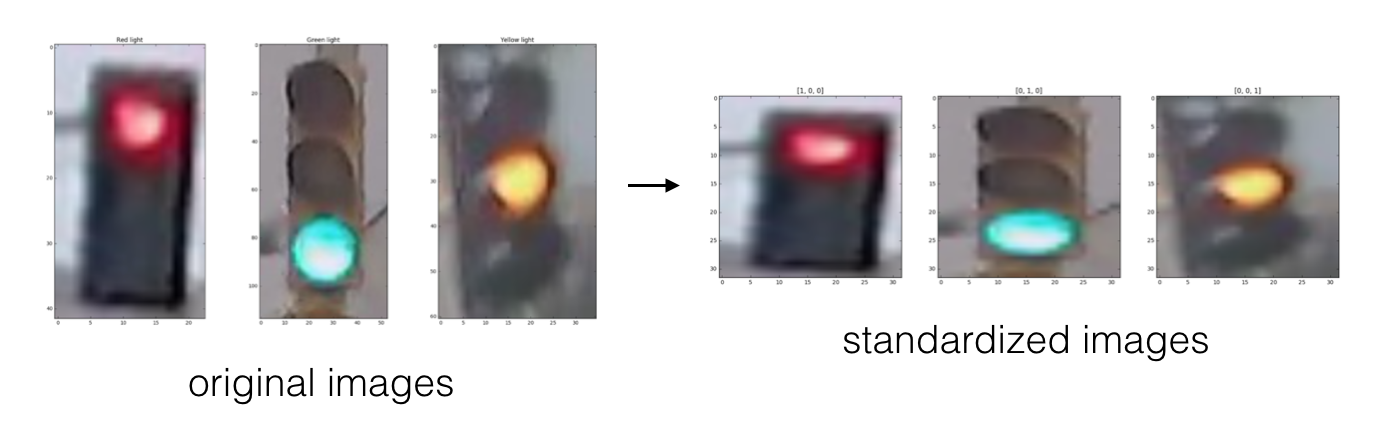
#> input picture Traffic_Light_Classifier/images/processing_steps.png, 1396 x 446 px, given as the content of the folder traffic_light_images/training/red, which was not available
$ jupyter execute --allow-errors Traffic_Light_Classifier.ipynb   (shell and % lines are left out)   (text cells are left out)
#> lines starting #> are read from the running program, lines starting #| are printed output that depends on the picture; long printed decimals are rounded; pictures that were not available may be replaced by others from this repository, and a replacement may not be noted
### Traffic_Light_Classifier/helpers.py
# Helper functions

import os
import glob # library for loading images from a directory
import matplotlib.image as mpimg


# This function loads in images and their labels and places them in a list
# The list contains all images and their associated labels
# For example, after data is loaded, im_list[0][:] will be the first image-label pair in the list
def load_dataset(image_dir):

    # Populate this empty image list
#> called with image_dir = 'traffic_light_images/training/'
    im_list = []
    image_types = ["red", "yellow", "green"]

    # Iterate through each color folder
    for im_type in image_types:

        # Iterate through each image file in each image_type folder
        # glob reads in any image with the extension "image_dir/im_type/*"
        for file in glob.glob(os.path.join(image_dir, im_type, "*")):

            # Read in the image
            im = mpimg.imread(file)
#> im is the input picture: shape (446, 1396, 4) float32; mean R, G, B, A 0.799, 0.79, 0.794, 1

            # Check if the image exists/if it's been correctly read-in
            if not im is None:
                # Append the image, and it's type (red, green, yellow) to the image list
                im_list.append((im, im_type))

    return im_list

### Traffic_Light_Classifier/test_functions.py
# All test code
import unittest
from IPython.display import Markdown, display


# Helper functions for printing markdown text (text in color/bold/etc)
def printmd(string):
    display(Markdown(string))

# Print a test failed message, given an error
def print_fail():
    printmd('**<span style="color: red;">TEST FAILED</span>**')

# Print a test passed message
def print_pass():
    printmd('**<span style="color: green;">TEST PASSED</span>**')


# A class holding all tests
class Tests(unittest.TestCase):


    # Tests the `one_hot_encode` function, which is passed in as an argument
    def test_one_hot(self, one_hot_function):

        # Test that the generated one-hot labels match the expected one-hot label
        # For all three cases (red, yellow, green)
        try:
            self.assertEqual([1,0,0], one_hot_function('red'))
            self.assertEqual([0,1,0], one_hot_function('yellow'))
            self.assertEqual([0,0,1], one_hot_function('green'))

        # If the function does *not* pass all 3 tests above, it enters this exception
        except self.failureException as e:
            # Print out an error message
            print_fail()
            print("Your function did not return the expected one-hot label.")
            print('\n'+str(e))
            return

        # Print out a "test passed" message
        print_pass()


    # Tests if any misclassified images are red but mistakenly classified as green
    def test_red_as_green(self, misclassified_images):
        # Loop through each misclassified image and the labels
        for im, predicted_label, true_label in misclassified_images:

            # Check if the image is one of a red light
            if(true_label == [1,0,0]):

                try:
                    # Check that it is NOT labeled as a green light
                    self.assertNotEqual(predicted_label, [0, 0, 1])
                except self.failureException as e:
                    # Print out an error message
                    print_fail()
                    print("Warning: A red light is classified as green.")
                    print('\n'+str(e))
                    return

        # No red lights are classified as green; test passed
        print_pass()

### Traffic_Light_Classifier/Traffic_Light_Classifier.ipynb
[cell 1]
import cv2 # computer vision library
import helpers # helper functions

import random
import numpy as np
import matplotlib.pyplot as plt
import matplotlib.image as mpimg # for loading in images

[cell 2]
# Image data directories
IMAGE_DIR_TRAINING = "traffic_light_images/training/"
IMAGE_DIR_TEST = "traffic_light_images/test/"

[cell 3]
# Using the load_dataset function in helpers.py
# Load training data
IMAGE_LIST = helpers.load_dataset(IMAGE_DIR_TRAINING)
#> IMAGE_LIST = 3 items
len(IMAGE_LIST)
#> Out = 3

[cell 4]
def display_image(index):
    image = IMAGE_LIST[index]
    grid,label = image
    print("Image shape: {}; Color: {}".format(grid.shape, label))
    plt.imshow(grid)

#> (a cell that did not finish here is left out)

#> (a cell that did not finish here is left out)


#> (a cell that did not finish here is left out)


[cell 8]
'''These set of functions help with observing all the images'''

#Displays all images with rgb format as default
# [40 lines left out: functions display_images, display_rgb, display_hsv, not called in this run]


# if the label is an array, convert it to a string

traffic_light_one_hot_encoder = {
    "red"   :[1,0,0],
    "yellow":[0,1,0],
    "green" :[0,0,1]
}

[cell 9]
#display_images(IMAGE_LIST) #Here, the original images are being displayed. Each image has a title containing the color label and the image size
''' Observations of the original traffic light images

1. Traffic lights have red, yellow, and green positioned at top, middle, and bottom respectively
2. Traffic light pics are different sizes, thus all of them need to be resized to the same height and width
3. May have to filter/crop out portions of the area surrounding the traffic light as that is extra noise for the image data

'''

[cell 10]
# This function should take in an RGB image and return a new, standardized version
def standardize_input(image):
    standard_im = np.copy(image)
    standard_im = cv2.resize(standard_im, (32,32)) #resize image first
    standard_im = standard_im[3:30, 5:25] #crop image to remove as many background pixels as those are just noise
    return cv2.resize(standard_im, (32,32)) # resize image again

[cell 11]
## Given a label - "red", "green", or "yellow" - return a one-hot encoded label

# Examples:
# one_hot_encode("red") should return: [1, 0, 0]
# one_hot_encode("yellow") should return: [0, 1, 0]
# one_hot_encode("green") should return: [0, 0, 1]

def one_hot_encode(label):
    return traffic_light_one_hot_encoder[label]

[cell 12]
# Importing the tests
import test_functions
tests = test_functions.Tests()

# Test for one_hot_encode function
tests.test_one_hot(one_hot_encode)

[cell 13]
def standardize(image_list):

    # Empty image data array
    standard_list = []

    # Iterate through all the image-label pairs
    for image in image_list:
        grid, label = image

        # Standardize the image
        standardized_im = standardize_input(grid)

        # One-hot encode the label
        one_hot_label = one_hot_encode(label)

        # Append the image, and it's one hot encoded label to the full, processed list of image data
        standard_list.append((standardized_im, one_hot_label))
#> this loop made 3 passes
#> (label, one_hot_label) on passes 1 to 3: ('red', [1, 0, 0]), ('yellow', [0, 1, 0]), ('green', [0, 0, 1])
#> pass 1, in standardize_input, `standard_im = cv2.resize(standard_im, (32,32))`:
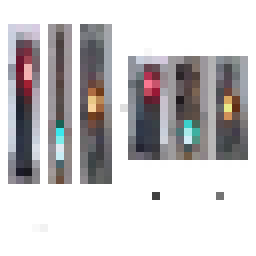
#> standard_im: shape (32, 32, 4) float32 (shown 8 times larger); mean R, G, B, A 0.792, 0.782, 0.787, 1
#> pass 1, in standardize_input, `standard_im = standard_im[3:30, 5:25]`:
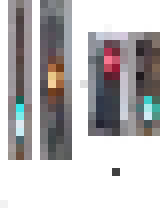
#> standard_im: shape (27, 20, 4) float32 (shown 8 times larger); mean R, G, B, A 0.747, 0.737, 0.742, 1
#> pass 1, in standardize, `standardized_im = standardize_input(grid)`:
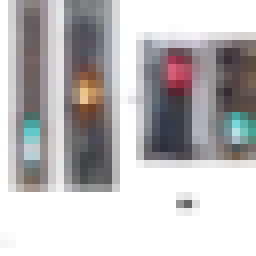
#> standardized_im: shape (32, 32, 4) float32 (shown 8 times larger); mean R, G, B, A 0.746, 0.736, 0.741, 1
#> after the loop, standard_list = 3 items

    return standard_list

# Standardize all training images
STANDARDIZED_LIST = standardize(IMAGE_LIST)
#> STANDARDIZED_LIST = 3 items

#> (a cell that did not finish here is left out)

[cell 15]
# Convert and image to HSV colorspace
# Visualize the individual color channels

def study_image(image_num):
    test_im, test_label = STANDARDIZED_LIST[image_num]
    #test_label = STANDARDIZED_LIST[image_num][1]

    # Convert to HSV
    hsv = cv2.cvtColor(test_im, cv2.COLOR_RGB2HSV)

    # Print image label
    print('Label [red, yellow, green]: ' + str(test_label))

    # HSV channels
    h = hsv[:,:,0]
    s = hsv[:,:,1]
    v = hsv[:,:,2]

    # Plot the original image and the three channels
    f, (ax1, ax2, ax3, ax4) = plt.subplots(1, 4, figsize=(20,10))
    ax1.set_title('Standardized image')
    ax1.imshow(test_im)
    ax2.set_title('H channel')
    ax2.imshow(h, cmap='gray')
    ax3.set_title('S channel')
    ax3.imshow(s, cmap='gray')
    ax4.set_title('V channel')
    ax4.imshow(v, cmap='gray')
    for row in v:
        print(row)
#> (the rest of this cell did not finish here and is left out)

[cell 16]
#display_images(STANDARDIZED_LIST, 'hsv') #display all images in RGB as well as in HSV format

[cell 17]
## Create a brightness feature that takes in an RGB image and outputs a feature vector and/or value
## This feature should use HSV colorspace values
from queue import PriorityQueue
ranges_HSV = {
    0: (0,179),
    1: (0,255),
    2: (0,255)
}

channel = {
    'h':0,
    's':1,
    'v':2
}

# [9 lines left out: function create_feature, not called in this run]

def get_brightness(rgb, ch):
    hsv = cv2.cvtColor(rgb, cv2.COLOR_RGB2HSV)
    G = np.copy(hsv[:,:,channel[ch]])
    '''
    plt.imshow(G, cmap='gray')
    plt.title("Color: {}; Channel: {}".format(label,ch))

    for row in G:
        print(row)

    print("\n\nNormalized image data of channel {}\n".format(ch)) '''
    norm_G = normalize(G,channel[ch])
    brightness_data = brightness(norm_G)
    brightness_values = sorted(list(brightness_data.values()))
    brightness_data_sum = np.sum(brightness_values)
    diffs = np.diff(brightness_values)
    guess = classify(brightness_data)
    confidence = 100 * brightness_data[guess]/brightness_data_sum
    if diffs[1]/diffs[0] > 1 and confidence >= 35:
        brightness_data['sum'] = brightness_data_sum
        brightness_data['guess'] = (guess,np.round(confidence,2))
        return brightness_data
    '''
    for row in norm_G:
        print(row)
    print('\n')'''
    avg = np.mean(norm_G)
    stddev = np.std(norm_G)
    m = np.min(norm_G)
    M = np.max(norm_G)
    #print(avg, stddev, m, M)

    #print('\n\n')
    norm_con_fil_G = contrast_filter(norm_G, avg, stddev, m, M)

    '''
    for row in norm_con_fil_G:
        print(row)
    print('\n\n')'''
    brightness_data = brightness(norm_con_fil_G)
    brightness_values = sorted(list(brightness_data.values()))
    brightness_data_sum = np.sum(brightness_values)
    guess = classify(brightness_data)
    if brightness_data[guess] == 0:
        confidence = 0
    else:
        confidence = 100 * brightness_data[guess]/brightness_data_sum
    brightness_data['sum'] = brightness_data_sum
    brightness_data['guess'] = (guess,np.round(confidence,2))
    return brightness_data

def brightness(grid):
    copygrid = np.copy(grid)
    measurement = {}
    measurement['red']    = np.sum(copygrid[1:11,5:27])
    measurement['yellow'] = np.sum(copygrid[11:21,5:27])
    measurement['green']  = np.sum(copygrid[21:31,5:27])
    return measurement

def normalize(grid, ch):
    copygrid = np.copy(grid)
    m,M = ranges_HSV[ch]
    rows,cols = copygrid.shape
    for r in range(rows):
        for c in range(cols):
            copygrid[r][c] = 100 * (copygrid[r][c]-m)/(M-m)
    return copygrid

def contrast_filter(grid, avg, stddev, m, M):
    copygrid = np.copy(grid)
    z_ratio = (M-avg)/(avg-m)
    if z_ratio > 1:
        threshold = avg + 1.7*stddev
        return low_BPmask(copygrid, threshold)
    else:
        threshold = avg - 1.7*stddev
        return high_BPmask(copygrid, threshold)

def low_BPmask(grid, threshold):
    copygrid = np.copy(grid)
    rows,cols = copygrid.shape
    for r in range(rows):
        for c in range(cols):
            if copygrid[r][c] < threshold: copygrid[r][c] = 0
    return copygrid

# [7 lines left out: function high_BPmask, not called in this run]

def classify(feature):
    pq = PriorityQueue()
    for k,v in feature.items():
        pq.put((v,k))
    while not pq.empty():
        v,label = pq.get()
    return label

[cell 18]
# (Optional) Add more image analysis and create more features
#N/A

[cell 19]
# This function should take in RGB image input
# Analyze that image using your feature creation code and output a one-hot encoded label
def estimate_label(rgb_image):
    ## classify the image and output a one-hot encoded label
    rgb_copy = np.copy(rgb_image)
    hue = get_brightness(rgb_copy,'h')
    sat = get_brightness(rgb_copy,'s')
    val = get_brightness(rgb_copy,'v')

    guess_hue, confidence_hue = hue['guess']
    guess_sat, confidence_sat = sat['guess']
    guess_val, confidence_val = val['guess']

    #Do all channels agree?
    if guess_hue == guess_sat == guess_val:
        prediction = one_hot_encode(guess_hue)

    classifier = {'red':0, 'yellow':0, 'green':0}
    #Check the S and V channels as both are reliable for classification; use H channel as a last resort
    if (confidence_val > confidence_sat and val[guess_val] > sat[guess_sat]) or (val['sum'] > sat['sum']):
        prediction = one_hot_encode(guess_val)
    elif (confidence_val < confidence_sat and val[guess_val] < sat[guess_sat]) or (val['sum'] < sat['sum']):
        prediction = one_hot_encode(guess_sat)
    else:
        classifier['red']    = sat['red']    + val['red']
        classifier['yellow'] = sat['yellow'] + val['yellow']
        classifier['green']  = sat['green']  + val['green']
        guess_cumsum = classify(classifier)
        if guess_cumsum == guess_sat or guess_hue == guess_sat:
            prediction = one_hot_encode(guess_sat)
        elif guess_cumsum == guess_val or guess_hue == guess_val:
            prediction = one_hot_encode(guess_val)
        elif guess_cumsum == guess_hue:
            prediction = one_hot_encode(guess_hue)
        else:
            prediction = one_hot_encode(guess_cumsum)
    return prediction

[cell 20]
# Using the load_dataset function in helpers.py
# Load test data
TEST_IMAGE_LIST = helpers.load_dataset(IMAGE_DIR_TEST)
#> TEST_IMAGE_LIST = 3 items

# Standardize the test data
STANDARDIZED_TEST_LIST = standardize(TEST_IMAGE_LIST)
#> the loop in standardize (call 2), `for image in image_list:` made 3 passes
#> STANDARDIZED_TEST_LIST = 3 items

# Shuffle the standardized test data
random.shuffle(STANDARDIZED_TEST_LIST)

[cell 21]
# Constructs a list of misclassified images given a list of test images and their labels
# This will throw an AssertionError if labels are not standardized (one-hot encoded)

def get_misclassified_images(test_images):
    # Track misclassified images by placing them into a list
    misclassified_images_labels = []

    # Iterate through all the test images
    # Classify each image and compare to the true label
    for image in test_images:

        # Get true data
        im = image[0]
        true_label = image[1]
        assert(len(true_label) == 3), "The true_label is not the expected length (3)."

        # Get predicted label from your classifier
        predicted_label = estimate_label(im)
        assert(len(predicted_label) == 3), "The predicted_label is not the expected length (3)."

        # Compare true and predicted labels
        if(predicted_label != true_label):
            # If these labels are not equal, the image has been misclassified
            misclassified_images_labels.append((im, predicted_label, true_label))
#> this loop made 3 passes
#> pass 1, in get_brightness, `G = np.copy(hsv[:,:,channel[ch]])`:
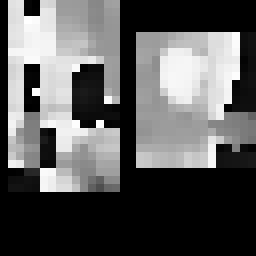
#> G: shape (32, 32) float32 (shown 8 times larger); min 0, max 360, mean 128.1; drawn with min black and max white
#> pass 1, in get_brightness, `norm_G = normalize(G,channel[ch])`:
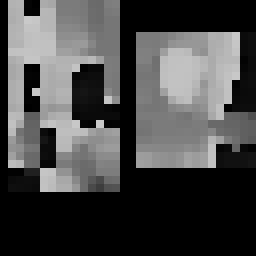
#> norm_G: shape (32, 32) float32 (shown 8 times larger); min 0, max 201.1, mean 71.6
#> after the loop, misclassified_images_labels = 2 items

    # Return the list of misclassified [image, predicted_label, true_label] values
    return misclassified_images_labels


# Find all misclassified images in a given test set
MISCLASSIFIED = get_misclassified_images(STANDARDIZED_TEST_LIST)
#> MISCLASSIFIED = 2 items

# Accuracy calculations
total = len(STANDARDIZED_TEST_LIST)
#> total = 3
num_correct = total - len(MISCLASSIFIED)
#> num_correct = 1
accuracy = num_correct/total
#> accuracy = 0.333

print('Accuracy: ' + str(accuracy))
#| Accuracy: 0.3333
print("Number of misclassified images = " + str(len(MISCLASSIFIED)) +' out of '+ str(total))
#| Number of misclassified images = 2 out of 3
#> the loop in test_red_as_green, `for im, predicted_label, true_label in misclassified_images:` made 1 pass
#> (predicted_label, true_label) on pass 1: ([0, 0, 1], [1, 0, 0])
#| Warning: A red light is classified as green.
#| [0, 0, 1] == [0, 0, 1]
